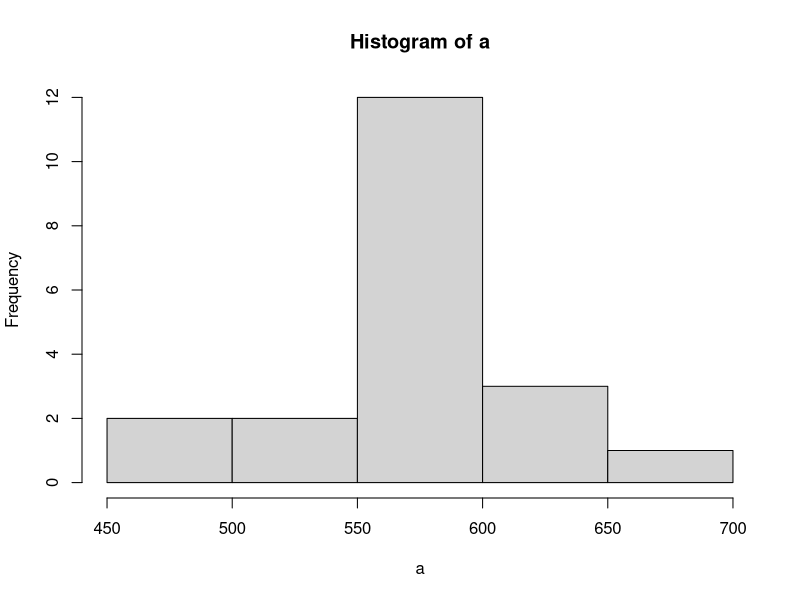
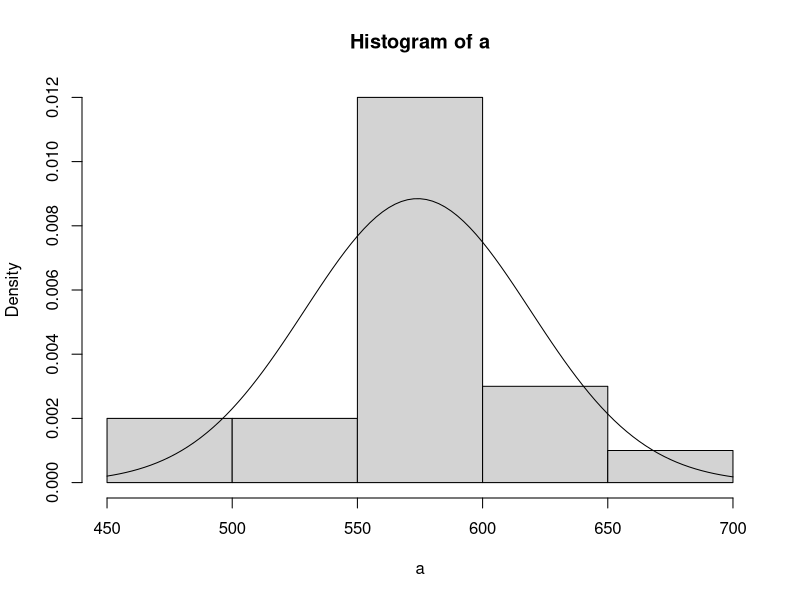

Generate these figures, in order, with R:
pnorm(125,100,15,lower.tail=T)
pnorm(110,100,15,lower.tail=F)
pnorm(125,100,15,lower.tail=T)-pnorm(110,100,15,lower.tail=F)
qnorm(0.25)
qnorm(0.25,2,3)
qnorm(0.25,100,15,T)
qnorm(0.25,100,15,F)
qnorm(0.25,100,15)
a<-rnorm(n=20,mean=572, sd=51)
a
mean(a)
sd(a)
hist(a)
hist(a,freq=F)
curve(dnorm(x,mean(a),sd(a)),add=T)